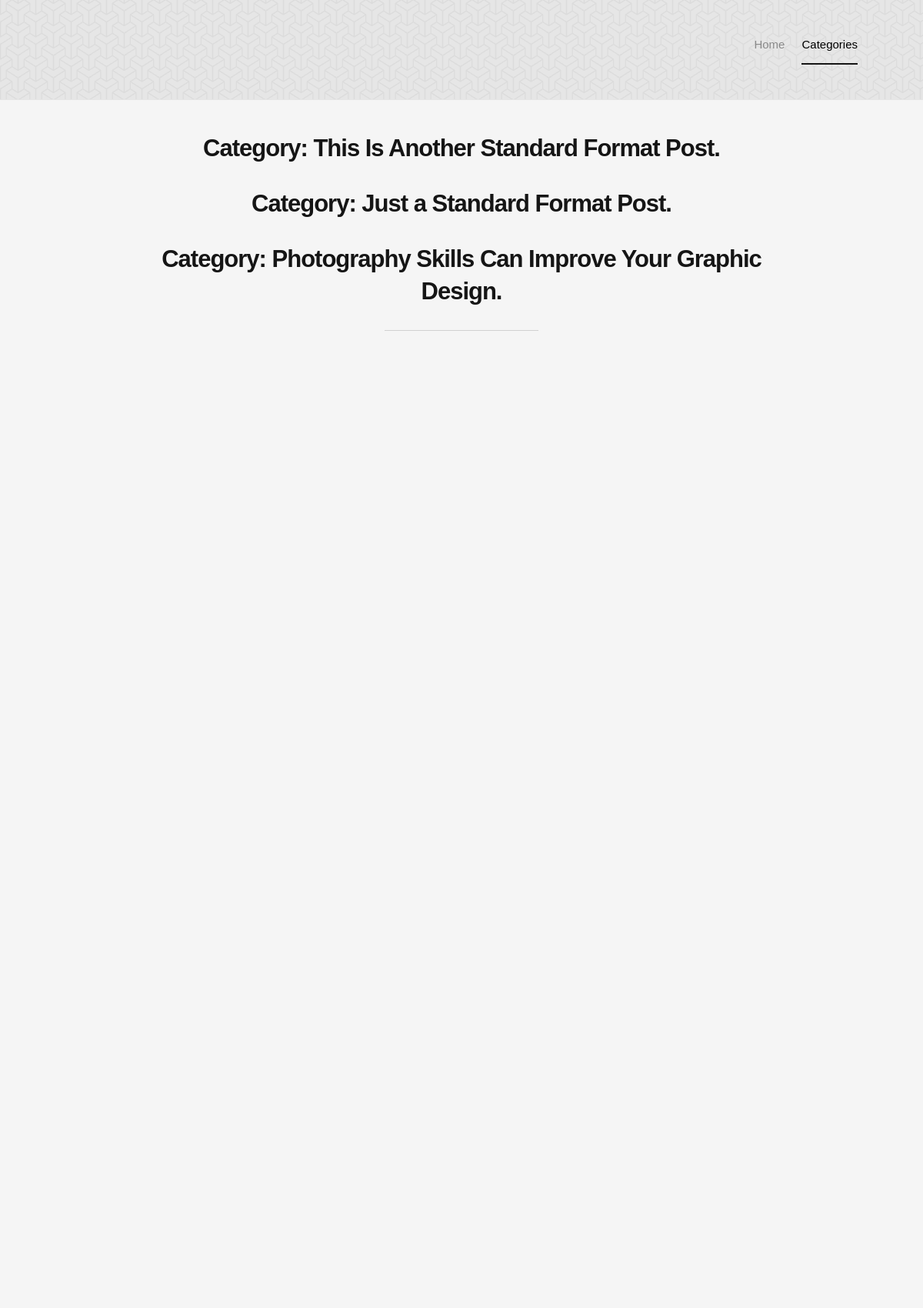
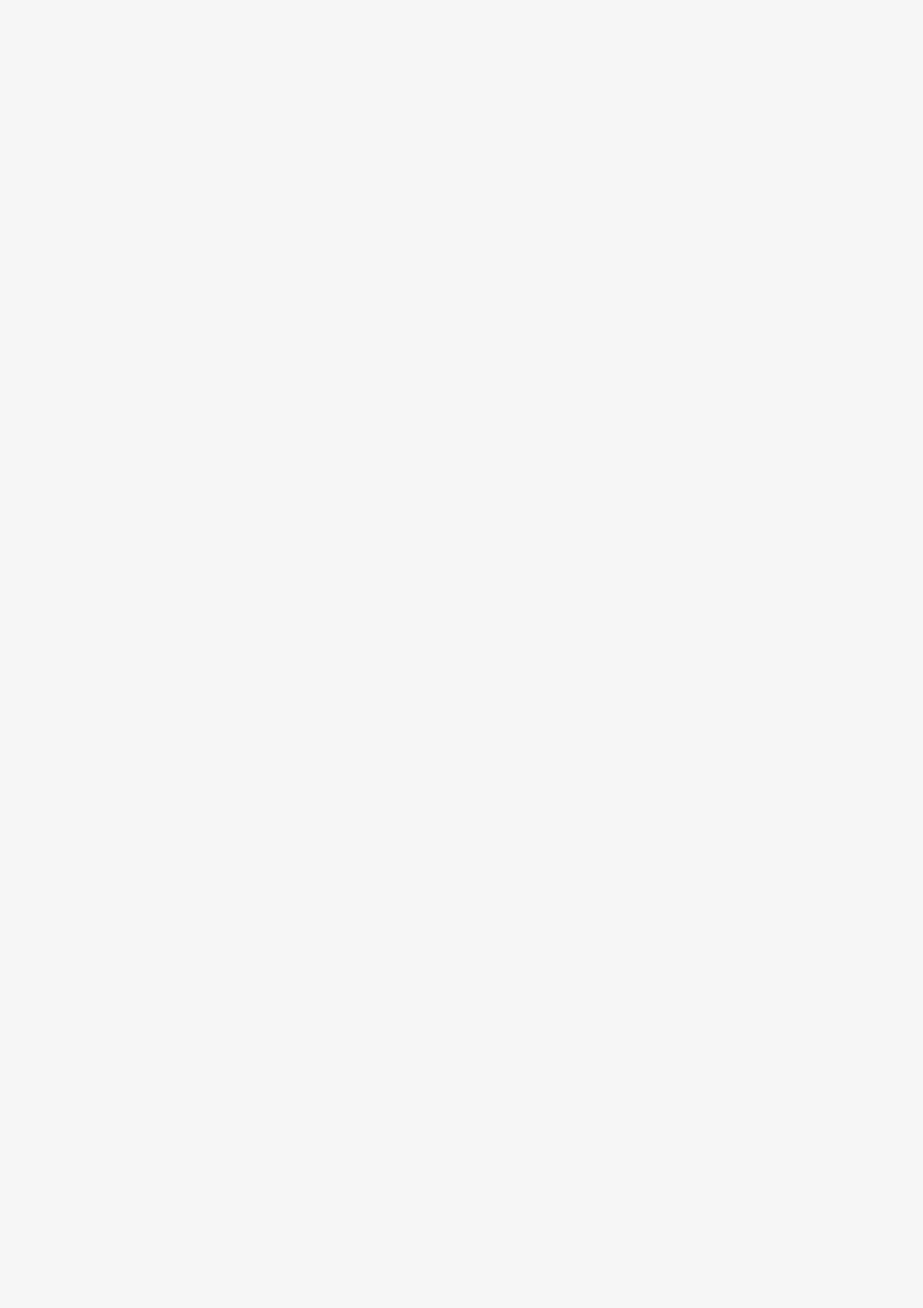
Page /Abstract/category.php?id=27 (upper part) on the committed database (2 pictures, top to bottom).
### tables this page shows
CREATE TABLE `articles` (
  `id` int(11) NOT NULL,
  `title` varchar(255) NOT NULL,
  `img` varchar(255) NOT NULL,
  `descr` text NOT NULL,
  `categ_id` int(11) NOT NULL,
  `author_id` int(11) NOT NULL
);

### Abstract/category.php (the view, shortened to what this page needs)
<!DOCTYPE html>
<?php
include './Database/sql.php';
$id = $_GET["id"];
$SelectAllarr = $conn->query("SELECT * FROM articles WHERE categ_id=".$id);
$articles = $SelectAllarr->fetchAll(PDO::FETCH_OBJ);
?>
<html class="no-js" lang="en">
<head>
   <link rel="stylesheet" href="css/base.css">
   <link rel="stylesheet" href="css/vendor.css">
   <link rel="stylesheet" href="css/main.css">
</head>
<body id="top">
   <header class="short-header">
   	<div class="row header-content">
   		<div class="logo">
	         <a href="index.php">Author</a>
	      </div>
		    <nav id="main-nav-wrap">
				<ul class="main-navigation sf-menu">
					<li><a href="index.php" title="">Home</a></li>
					<li class="has-children current">
						<a href="single-standard.php" title="">Categories</a>
					</li>
				</ul>
			</nav>
			<div class="triggers">
				<a class="search-trigger" href="#"><i class="fa fa-search"></i></a>
			</div>
   	</div>
   </header>
   <section id="page-header">
   	<div class="row current-cat">
   		<div class="col-full">
		   <?php foreach ($articles as $article) {  ?>
   			<h1>Category: <?= $article->title?> </h1>
			<?php }  ?>
   		</div>
   	</div>
   </section>
   <section id="bricks" class="with-top-sep">
   	<div class="row masonry">
         <div class="bricks-wrapper">
         </div>
   	</div>
   </section>
</body>
</html>

### Abstract/css/base.css (style rules this page uses)
html { font-family: sans-serif; -ms-text-size-adjust: 100%; -webkit-text-size-adjust: 100%; }
body { margin: 0; }
article, aside, details, figcaption, figure, footer, header, hgroup, main, menu, nav, section, summary { display: block; }
a { background: transparent; }
h1 { font-size: 2em; margin: 0.67em 0; }
html { font-size: 62.5%; box-sizing: border-box; }
*, *::before, *::after { box-sizing: inherit; }
body { font-weight: normal; line-height: 1; text-rendering: optimizeLegibility; word-wrap: break-word; -webkit-overflow-scrolling: touch; -webkit-text-size-adjust: none; }
body, input, button { -moz-osx-font-smoothing: grayscale; -webkit-font-smoothing: antialiased; }
div, dl, dt, dd, ul, ol, li, h1, h2, h3, h4, h5, h6, pre, form, p, blockquote, th, td { margin: 0; padding: 0; }
h1, h2, h3, h4, h5, h6 { -webkit-font-variant-ligatures: common-ligatures; -moz-font-variant-ligatures: common-ligatures; font-variant-ligatures: common-ligatures; text-rendering: optimizeLegibility; }
em, i { font-style: italic; line-height: inherit; }
ol, ul { list-style: none; }
li { display: block; }
a { text-decoration: none; line-height: inherit; }
.row { width: 94%; max-width: 1170px; margin: 0 auto; }
.row:before, .row:after { content: ""; display: table; }
.row:after { clear: both; }
[class*="col-"], .bgrid { float: left; }
[class*="col-"] { padding: 0 20px; }
.col-twelve, .col-full { width: 100%; }

### rows in the picture
articles: title "This Is Another Standard Format Post."
articles: title "Just a Standard Format Post."
articles: title "Photography Skills Can Improve Your Graphic Design."
